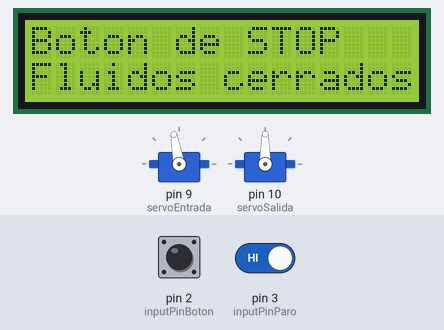
The sketch below on a simulated Arduino Uno, built with avr-gcc and run on an emulated ATmega328P. Parts: 2 × servo, 16×2 character LCD. The test bench sets the inputs (shaded band); at power-on: pin 3 (inputPinParo) HIGH, pin 2 (inputPinBoton) LOW.

Above: at 1.2 s.
1.3 s: pin 3 (inputPinParo) driven LOW
At 2.28 s:
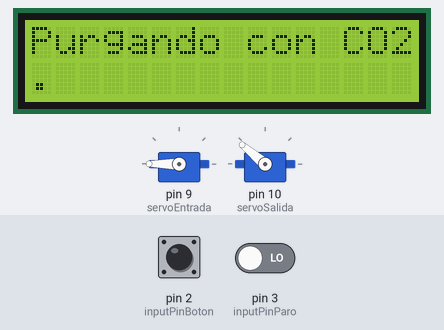
4.0 s: pin 3 (inputPinParo) driven HIGH
At 6.6 s:
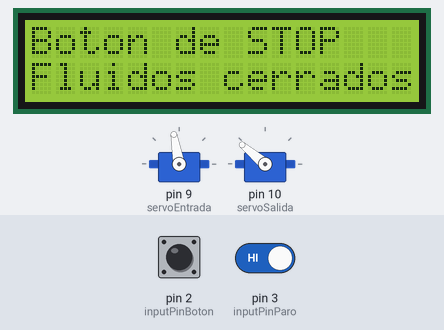
6.9 s: pin 3 (inputPinParo) driven LOW
At 11.63 s:
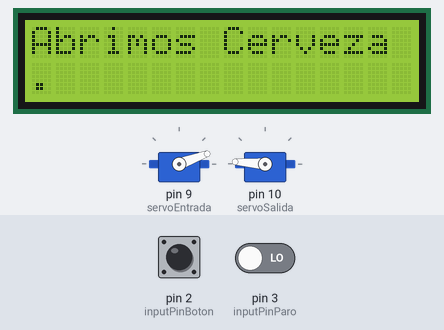
12.4 s: pin 2 (inputPinBoton) pulled HIGH for 1 s
At 16.3 s:
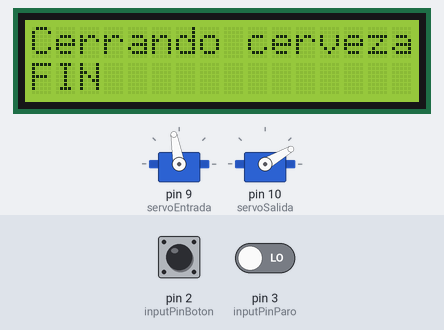
16.5 s: pin 2 (inputPinBoton) pulled HIGH for 3.2 s
At 18.8 s:
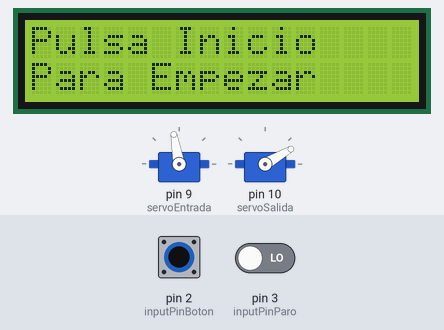
Timing chart, 0 to 21.9 s (numbered marks = the images above; inputs shaded):
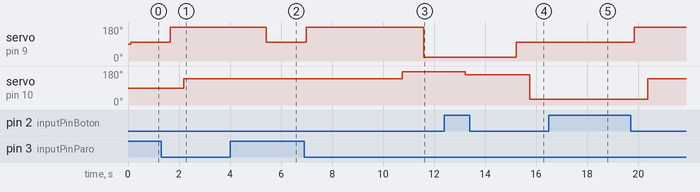

The sketch:

Llenadorcontrapresion.ino
```cpp
#include <Servo.h>
#include <Wire.h>
#include <LCD.h>
#include <LiquidCrystal_I2C.h>

LiquidCrystal_I2C  lcd(0x27,2,1,0,4,5,6,7);

Servo servoEntrada;
Servo servoSalida;
const int inputPinBoton = 2;
const int inputPinParo = 3;
int valueBoton = 0;
int valueParo = 0;
int tiempoLlenado=120; //120 seg tiempo inicial de llenado de las botellas
int SERVOSALIDACERRADO=176;  // valor del servo de salida cerrado
int SERVOSALIDAABIERTOFIN=30; //ABIERTO PARA PURGAR CO2 AL FINAL
int SERVOSALIDAABIERTO=140;  // valor del servo de salida abierto (no del todo) ant 150
int SERVOSALIDAABIERTOPOCO=161; //valor del servo de salida abierto un poco para que salga el gas despacio
int TIEMPODEPURGADO=200; // VALOR X 16 ITERACIONES
int TIEMPOCERRANDOSALIDA=50; // VALOR X 16 ITERACIONES
int TIEMPOABRIRCERVEZA=100; // ITERACION X 16


void setup() {
  servoEntrada.attach(9);
 servoSalida.attach(10);
  pinMode(inputPinBoton, INPUT);
  pinMode(inputPinParo, INPUT);

   lcd.setBacklightPin(3,POSITIVE);
    lcd.setBacklight(HIGH);
    lcd.begin(16, 2);
    lcd.clear();
}

void loop() {


  valueBoton = digitalRead(inputPinBoton);  //lectura digital de pin
  valueParo = digitalRead(inputPinParo);  //lectura digital de pin

  //mandar mensaje a puerto serie en función del valor leido
  if(valueParo == LOW){ //EL BOTON DE PARO ESTA SIN PULSAR
    if (valueBoton == HIGH) { // el boton no esta pulsado


        lcd.setCursor(0,0);
        lcd.print("Pulsa Inicio    ");
        lcd.setCursor(0,1);
        lcd.print("Para Empezar    ");

    }
    else { //se ha pulsado el boton

        //abrimos co2 izquierda
      servoEntrada.write(190);
      delay(500);
      valueParo = digitalRead(inputPinParo);  //lectura digital de pin
      if(valueParo == HIGH) return;
      //abrimos servo salida
      servoSalida.write(SERVOSALIDAABIERTO);
      lcd.clear();
      lcd.setCursor(0,0);
      lcd.print("Purgando con CO2  ");
      lcd.setCursor(0,1);
      valueParo = digitalRead(inputPinParo);  //lectura digital de pin
      if(valueParo == HIGH) return;
      for(int i=0;i<16;i++){
        lcd.print(".");
        delay(TIEMPODEPURGADO);
      }


      valueParo = digitalRead(inputPinParo);  //lectura digital de pin
      if(valueParo == HIGH) return;

      //cerramos salida
      servoSalida.write(SERVOSALIDACERRADO);
      lcd.clear();
      lcd.setCursor(0,0);
      lcd.print("Cerrando salida 1.5s");
      lcd.setCursor(0,1);
      for(int i=0;i<16;i++){
        lcd.print(".");
        delay(TIEMPOCERRANDOSALIDA);
      }


      //abrimos cerveza derecha
      servoEntrada.write(20);
      lcd.clear();
      lcd.setCursor(0,0);
      lcd.print("Abrimos Cerveza ");
      lcd.setCursor(0,1);
      for(int i=0;i<16;i++){
        lcd.print(".");
        delay(TIEMPOABRIRCERVEZA);
      }

      valueParo = digitalRead(inputPinParo);  //lectura digital de pin
      if(valueParo == HIGH) return;
      //abrimos salida un poco anteriormente 30
      servoSalida.write(SERVOSALIDAABIERTOPOCO);
       lcd.clear();
      lcd.setCursor(0,0);
      String s="Llenando... ";
      s.concat(tiempoLlenado);
      s.concat(" s.");
      lcd.print(s);


      for(int i=tiempoLlenado;i!=-1;i--){
        valueParo = digitalRead(inputPinParo);  //lectura digital de pin
        valueBoton = digitalRead(inputPinBoton);  //lectura digital de pin
        if(valueParo == HIGH) return;
        if (valueBoton == LOW){
          tiempoLlenado=tiempoLlenado-i;
          i=0;
        }
        lcd.setCursor(0,1);
        lcd.print(tiempoLlenado-i);

        delay(1000);
      }

      valueParo = digitalRead(inputPinParo);  //lectura digital de pin
      if(valueParo == HIGH) return;
      //cerramos cerveza
      servoEntrada.write(100);
      delay(500); //esperamos a que primero se cierre la entrada
      servoSalida.write(SERVOSALIDAABIERTOFIN);
       lcd.clear();
      lcd.setCursor(0,0);
      lcd.print("Cerrando cerveza");
      lcd.setCursor(0,1);
      lcd.print("FIN             ");
      delay(2000);
    }
  }else{
    servoEntrada.write(100);

    lcd.setCursor(0,0);
    lcd.print("Boton de STOP   ");
    lcd.setCursor(0,1);
    lcd.print("Fluidos cerrados");

  }
   //lcd

  delay(500);
}
```

Measured:
- after the input at 1.3 s, servo on pin 9 (servoEntrada): 100° → 180° after 0.36 s; servo on pin 10 (servoSalida): 90° → 140° after 0.88 s; the display: changes after 0.88 s (image 1)
- after the input at 4.0 s, servo on pin 9 (servoEntrada): 180° → 100° after 1.4 s; servo on pin 10 (servoSalida): stays 140° (without the input it goes to 176° after 1.4 s); the display: first differs from a run without the input after 1.4 s (image 2)
- after the input at 6.9 s, servo on pin 9 (servoEntrada): 100° → 180° after 0.09 s, → 20° 4.6 s later; servo on pin 10 (servoSalida): 140° → 176° after 3.8 s; the display: first changes after 0.61 s (image 3 shows a later state)
- after the input at 12.4 s, servo on pin 9 (servoEntrada): 20° → 100° after 2.8 s instead of 1.8 s
- after the input at 16.5 s, servo on pin 9 (servoEntrada): 100° → 180° after 3.3 s instead of 1.8 s; the display: changes after 1.8 s (image 5)
